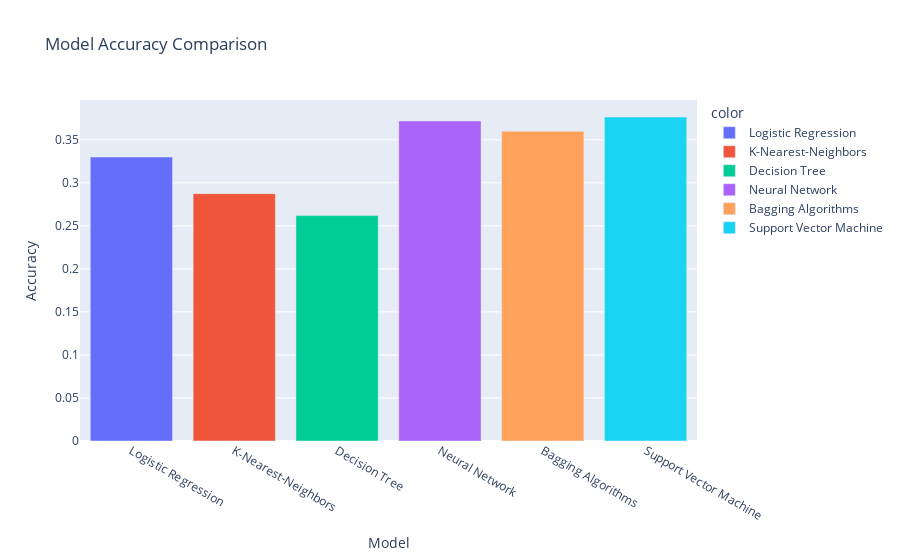

Source (notebook cell):
### Code cell
fig = px.bar(
    x=["Logistic Regression", "K-Nearest-Neighbors", "Decision Tree", "Neural Network", "Bagging Algorithms", "Support Vector Machine"],
    y=[lgs_acc, knn_acc, dec_acc, mlp_acc, bagging_acc, svm_acc],
    color=["Logistic Regression", "K-Nearest-Neighbors", "Decision Tree", "Neural Network", "Bagging Algorithms", "Support Vector Machine"],
    labels={'x': "Model", 'y': "Accuracy"},
    title="Model Accuracy Comparison"
)

fig.show()

### Figure 1 — Plotly figure (JSON) as saved in the notebook; plotly's stock layout.template omitted (floating-point values rounded to 4 significant figures)
{"data": [{"alignmentgroup": "True", "hovertemplate": "color=Logistic Regression<br>Model=%{x}<br>Accuracy=%{y}<extra></extra>", "legendgroup": "Logistic Regression", "marker": {"color": "#636efa", "pattern": {"shape": ""}}, "name": "Logistic Regression", "offsetgroup": "Logistic Regression", "orientation": "v", "showlegend": true, "textposition": "auto", "type": "bar", "x": ["Logistic Regression"], "xaxis": "x", "y": [0.3299], "yaxis": "y"}, {"alignmentgroup": "True", "hovertemplate": "color=K-Nearest-Neighbors<br>Model=%{x}<br>Accuracy=%{y}<extra></extra>", "legendgroup": "K-Nearest-Neighbors", "marker": {"color": "#EF553B", "pattern": {"shape": ""}}, "name": "K-Nearest-Neighbors", "offsetgroup": "K-Nearest-Neighbors", "orientation": "v", "showlegend": true, "textposition": "auto", "type": "bar", "x": ["K-Nearest-Neighbors"], "xaxis": "x", "y": [0.2874], "yaxis": "y"}, {"alignmentgroup": "True", "hovertemplate": "color=Decision Tree<br>Model=%{x}<br>Accuracy=%{y}<extra></extra>", "legendgroup": "Decision Tree", "marker": {"color": "#00cc96", "pattern": {"shape": ""}}, "name": "Decision Tree", "offsetgroup": "Decision Tree", "orientation": "v", "showlegend": true, "textposition": "auto", "type": "bar", "x": ["Decision Tree"], "xaxis": "x", "y": [0.2619], "yaxis": "y"}, {"alignmentgroup": "True", "hovertemplate": "color=Neural Network<br>Model=%{x}<br>Accuracy=%{y}<extra></extra>", "legendgroup": "Neural Network", "marker": {"color": "#ab63fa", "pattern": {"shape": ""}}, "name": "Neural Network", "offsetgroup": "Neural Network", "orientation": "v", "showlegend": true, "textposition": "auto", "type": "bar", "x": ["Neural Network"], "xaxis": "x", "y": [0.3719], "yaxis": "y"}, {"alignmentgroup": "True", "hovertemplate": "color=Bagging Algorithms<br>Model=%{x}<br>Accuracy=%{y}<extra></extra>", "legendgroup": "Bagging Algorithms", "marker": {"color": "#FFA15A", "pattern": {"shape": ""}}, "name": "Bagging Algorithms", "offsetgroup": "Bagging Algorithms", "orientation": "v", "showlegend": true, "textposition": "auto", "type": "bar", "x": ["Bagging Algorithms"], "xaxis": "x", "y": [0.36], "yaxis": "y"}, {"alignmentgroup": "True", "hovertemplate": "color=Support Vector Machine<br>Model=%{x}<br>Accuracy=%{y}<extra></extra>", "legendgroup": "Support Vector Machine", "marker": {"color": "#19d3f3", "pattern": {"shape": ""}}, "name": "Support Vector Machine", "offsetgroup": "Support Vector Machine", "orientation": "v", "showlegend": true, "textposition": "auto", "type": "bar", "x": ["Support Vector Machine"], "xaxis": "x", "y": [0.3764], "yaxis": "y"}], "layout": {"barmode": "relative", "legend": {"title": {"text": "color"}, "tracegroupgap": 0}, "title": {"text": "Model Accuracy Comparison"}, "xaxis": {"anchor": "y", "domain": [0, 1], "title": {"text": "Model"}}, "yaxis": {"anchor": "x", "domain": [0, 1], "title": {"text": "Accuracy"}}}}
